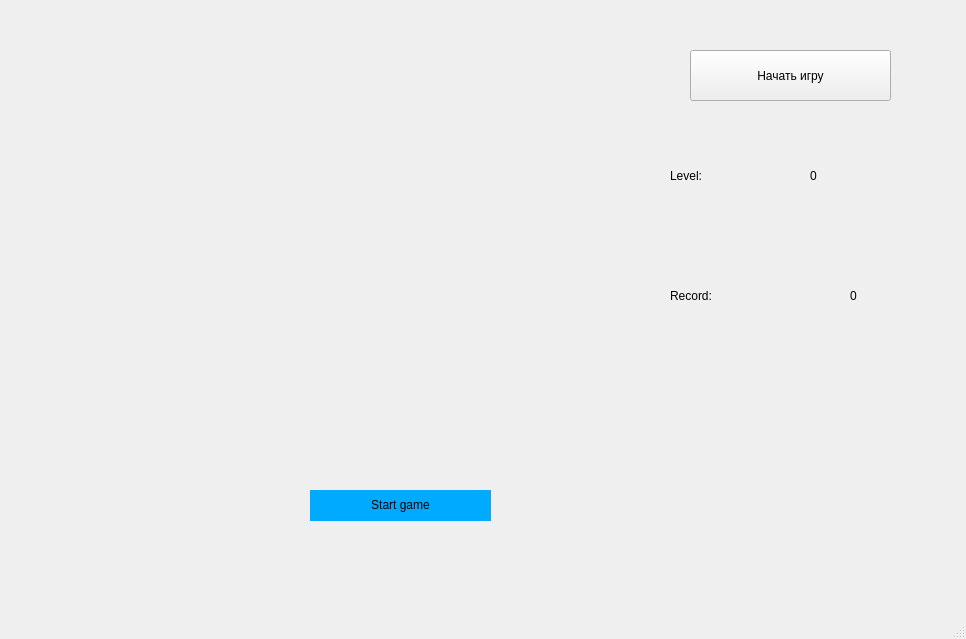
<?xml version="1.0" encoding="UTF-8"?>
<ui version="4.0">
 <class>MainWindow</class>
 <widget class="QMainWindow" name="MainWindow">
  <property name="geometry">
   <rect>
    <x>0</x>
    <y>0</y>
    <width>966</width>
    <height>639</height>
   </rect>
  </property>
  <property name="windowTitle">
   <string>MainWindow</string>
  </property>
  <widget class="QWidget" name="centralwidget">
   <widget class="QWidget" name="gridLayoutWidget">
    <property name="geometry">
     <rect>
      <x>190</x>
      <y>20</y>
      <width>421</width>
      <height>431</height>
     </rect>
    </property>
    <layout class="QGridLayout" name="gridLayout">
     <property name="topMargin">
      <number>2</number>
     </property>
     <property name="spacing">
      <number>0</number>
     </property>
    </layout>
   </widget>
   <widget class="QLabel" name="labelState">
    <property name="geometry">
     <rect>
      <x>310</x>
      <y>490</y>
      <width>181</width>
      <height>31</height>
     </rect>
    </property>
    <property name="layoutDirection">
     <enum>Qt::LeftToRight</enum>
    </property>
    <property name="styleSheet">
     <string notr="true">background-color: rgb(0, 170, 255);
color: rgb(0, 0, 0);
font: 16pt &quot;Segoe UI&quot;;
font: 700 9pt &quot;Segoe UI&quot;;</string>
    </property>
    <property name="text">
     <string>&lt;html&gt;&lt;head/&gt;&lt;body&gt;&lt;p align=&quot;center&quot;&gt;Start game&lt;/p&gt;&lt;/body&gt;&lt;/html&gt;</string>
    </property>
   </widget>
   <widget class="QPushButton" name="startButton">
    <property name="geometry">
     <rect>
      <x>690</x>
      <y>50</y>
      <width>201</width>
      <height>51</height>
     </rect>
    </property>
    <property name="text">
     <string>Начать игру</string>
    </property>
   </widget>
   <widget class="QLabel" name="labelLevel">
    <property name="geometry">
     <rect>
      <x>810</x>
      <y>150</y>
      <width>121</width>
      <height>51</height>
     </rect>
    </property>
    <property name="styleSheet">
     <string notr="true">font: 28pt &quot;Segoe UI&quot;;</string>
    </property>
    <property name="text">
     <string>0</string>
    </property>
   </widget>
   <widget class="QLabel" name="label">
    <property name="geometry">
     <rect>
      <x>670</x>
      <y>150</y>
      <width>161</width>
      <height>51</height>
     </rect>
    </property>
    <property name="styleSheet">
     <string notr="true">font: 28pt &quot;Segoe UI&quot;;</string>
    </property>
    <property name="text">
     <string>Level:</string>
    </property>
   </widget>
   <widget class="QLabel" name="label_2">
    <property name="geometry">
     <rect>
      <x>670</x>
      <y>270</y>
      <width>161</width>
      <height>51</height>
     </rect>
    </property>
    <property name="styleSheet">
     <string notr="true">font: 28pt &quot;Segoe UI&quot;;</string>
    </property>
    <property name="text">
     <string>Record:</string>
    </property>
   </widget>
   <widget class="QLabel" name="labelLevelRecord">
    <property name="geometry">
     <rect>
      <x>850</x>
      <y>270</y>
      <width>101</width>
      <height>51</height>
     </rect>
    </property>
    <property name="styleSheet">
     <string notr="true">font: 28pt &quot;Segoe UI&quot;;</string>
    </property>
    <property name="text">
     <string>0</string>
    </property>
   </widget>
  </widget>
  <widget class="QMenuBar" name="menubar">
   <property name="geometry">
    <rect>
     <x>0</x>
     <y>0</y>
     <width>966</width>
     <height>25</height>
    </rect>
   </property>
  </widget>
  <widget class="QStatusBar" name="statusbar"/>
 </widget>
 <resources/>
 <connections/>
</ui>
